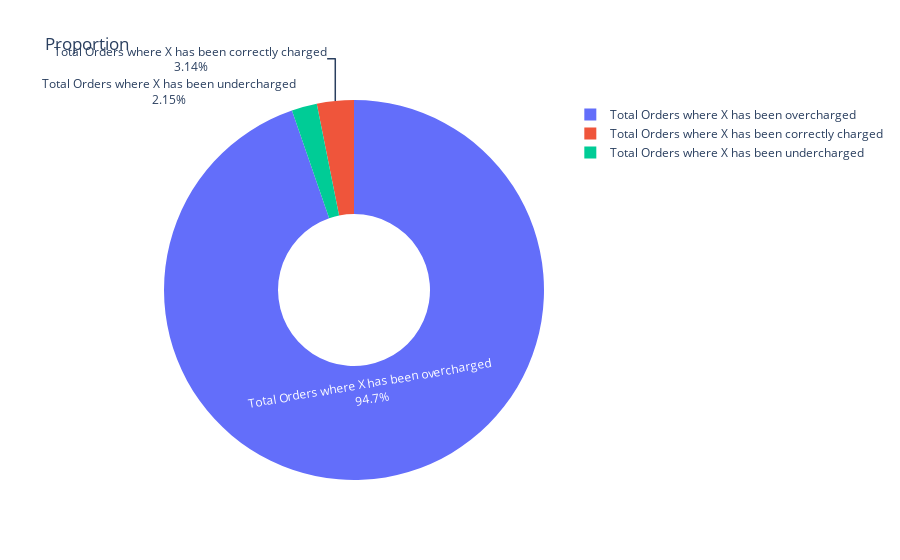

Source (notebook cell):
### Code cell
import plotly.graph_objects as go
Pie_plot = go.Figure(data=go.Pie(labels=Summary['Description'],
                            values=Summary['Count'],
                            textinfo='label+percent',
                            hole=0.4))
Pie_plot.update_layout(title='Proportion')

Pie_plot.show()

### Figure 1 — Plotly figure (JSON) as saved in the notebook; plotly's stock layout.template omitted (floating-point values rounded to 4 significant figures)
{"data": [{"hole": 0.4, "labels": ["Total Orders where X has been correctly charged", "Total Orders where X has been overcharged", "Total Orders where X has been undercharged"], "textinfo": "label+percent", "type": "pie", "values": [741, 22339, 508]}], "layout": {"title": {"text": "Proportion"}}}
